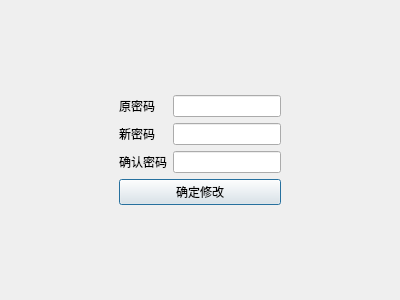
<?xml version="1.0" encoding="UTF-8"?>
<ui version="4.0">
 <class>ChangePasswordDialog</class>
 <widget class="QDialog" name="ChangePasswordDialog">
  <property name="geometry">
   <rect>
    <x>0</x>
    <y>0</y>
    <width>400</width>
    <height>300</height>
   </rect>
  </property>
  <property name="windowTitle">
   <string>Dialog</string>
  </property>
  <layout class="QGridLayout" name="gridLayout">
   <item row="0" column="2">
    <spacer name="verticalSpacer">
     <property name="orientation">
      <enum>Qt::Vertical</enum>
     </property>
     <property name="sizeHint" stdset="0">
      <size>
       <width>20</width>
       <height>80</height>
      </size>
     </property>
    </spacer>
   </item>
   <item row="1" column="1">
    <widget class="QLabel" name="label">
     <property name="text">
      <string>原密码</string>
     </property>
     <property name="buddy">
      <cstring>old_password_edit</cstring>
     </property>
    </widget>
   </item>
   <item row="1" column="2">
    <widget class="QLineEdit" name="old_password_edit">
     <property name="echoMode">
      <enum>QLineEdit::Password</enum>
     </property>
    </widget>
   </item>
   <item row="2" column="0">
    <spacer name="horizontalSpacer_2">
     <property name="orientation">
      <enum>Qt::Horizontal</enum>
     </property>
     <property name="sizeHint" stdset="0">
      <size>
       <width>102</width>
       <height>20</height>
      </size>
     </property>
    </spacer>
   </item>
   <item row="2" column="1">
    <widget class="QLabel" name="label_2">
     <property name="text">
      <string>新密码</string>
     </property>
     <property name="buddy">
      <cstring>new_password_edit</cstring>
     </property>
    </widget>
   </item>
   <item row="2" column="2">
    <widget class="QLineEdit" name="new_password_edit">
     <property name="echoMode">
      <enum>QLineEdit::Password</enum>
     </property>
    </widget>
   </item>
   <item row="2" column="3">
    <spacer name="horizontalSpacer">
     <property name="orientation">
      <enum>Qt::Horizontal</enum>
     </property>
     <property name="sizeHint" stdset="0">
      <size>
       <width>102</width>
       <height>20</height>
      </size>
     </property>
    </spacer>
   </item>
   <item row="3" column="1">
    <widget class="QLabel" name="label_3">
     <property name="text">
      <string>确认密码</string>
     </property>
     <property name="buddy">
      <cstring>sure_password_edit</cstring>
     </property>
    </widget>
   </item>
   <item row="3" column="2">
    <widget class="QLineEdit" name="sure_password_edit">
     <property name="echoMode">
      <enum>QLineEdit::Password</enum>
     </property>
    </widget>
   </item>
   <item row="4" column="1" colspan="2">
    <widget class="QPushButton" name="sure_button">
     <property name="text">
      <string>确定修改</string>
     </property>
     <property name="icon">
      <iconset resource="qss.qrc">
       <normaloff>:/new/icon/icon/确定.png</normaloff>:/new/icon/icon/确定.png</iconset>
     </property>
    </widget>
   </item>
   <item row="5" column="2">
    <spacer name="verticalSpacer_2">
     <property name="orientation">
      <enum>Qt::Vertical</enum>
     </property>
     <property name="sizeHint" stdset="0">
      <size>
       <width>20</width>
       <height>80</height>
      </size>
     </property>
    </spacer>
   </item>
  </layout>
 </widget>
 <resources>
  <include location="qss.qrc"/>
 </resources>
 <connections/>
</ui>
